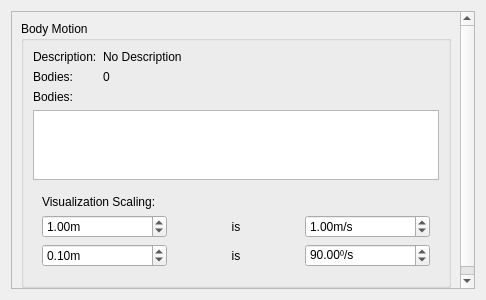
<?xml version="1.0" encoding="UTF-8"?>
<ui version="4.0">
 <class>BodyMotionWidget</class>
 <widget class="QWidget" name="BodyMotionWidget">
  <property name="geometry">
   <rect>
    <x>0</x>
    <y>0</y>
    <width>486</width>
    <height>300</height>
   </rect>
  </property>
  <property name="windowTitle">
   <string>Form</string>
  </property>
  <layout class="QGridLayout" name="gridLayout_2">
   <item row="0" column="0">
    <widget class="QScrollArea" name="_motionScroll">
     <property name="widgetResizable">
      <bool>true</bool>
     </property>
     <widget class="QWidget" name="_motionContents">
      <property name="geometry">
       <rect>
        <x>0</x>
        <y>0</y>
        <width>470</width>
        <height>284</height>
       </rect>
      </property>
      <layout class="QGridLayout" name="gridLayout">
       <item row="0" column="0">
        <widget class="QGroupBox" name="_motionGroupBox">
         <property name="title">
          <string>Body Motion</string>
         </property>
         <layout class="QGridLayout" name="gridLayout_7">
          <item row="0" column="0">
           <layout class="QFormLayout" name="_motionFormLayout">
            <item row="0" column="0">
             <widget class="QLabel" name="_motionDescriptionLabel">
              <property name="text">
               <string>Description:</string>
              </property>
             </widget>
            </item>
            <item row="0" column="1">
             <widget class="QLabel" name="_motionDescription">
              <property name="text">
               <string>No Description</string>
              </property>
             </widget>
            </item>
            <item row="1" column="0">
             <widget class="QLabel" name="_motionBodiesLabel">
              <property name="text">
               <string>Bodies:</string>
              </property>
             </widget>
            </item>
            <item row="1" column="1">
             <widget class="QLabel" name="_motionBodies">
              <property name="text">
               <string>0</string>
              </property>
             </widget>
            </item>
           </layout>
          </item>
          <item row="2" column="0">
           <layout class="QVBoxLayout" name="_motionLayout">
            <item>
             <widget class="QLabel" name="_motionBodiesTableLabel">
              <property name="text">
               <string>Bodies:</string>
              </property>
             </widget>
            </item>
            <item>
             <widget class="QTableWidget" name="_motionBodiesTable">
              <property name="editTriggers">
               <set>QAbstractItemView::NoEditTriggers</set>
              </property>
              <property name="selectionBehavior">
               <enum>QAbstractItemView::SelectRows</enum>
              </property>
              <attribute name="verticalHeaderVisible">
               <bool>false</bool>
              </attribute>
             </widget>
            </item>
           </layout>
          </item>
          <item row="3" column="0">
           <widget class="QWidget" name="_motionScalingWidget" native="true">
            <layout class="QGridLayout" name="gridLayout_3">
             <item row="1" column="2">
              <widget class="QDoubleSpinBox" name="_motionScalingLinB">
               <property name="suffix">
                <string>m/s</string>
               </property>
               <property name="maximum">
                <double>9999.000000000000000</double>
               </property>
               <property name="singleStep">
                <double>0.010000000000000</double>
               </property>
               <property name="value">
                <double>1.000000000000000</double>
               </property>
              </widget>
             </item>
             <item row="2" column="1">
              <widget class="QLabel" name="_motionScalingAngLabelA">
               <property name="text">
                <string>is</string>
               </property>
               <property name="alignment">
                <set>Qt::AlignCenter</set>
               </property>
              </widget>
             </item>
             <item row="2" column="2">
              <widget class="QDoubleSpinBox" name="_motionScalingAngB">
               <property name="suffix">
                <string>⁰/s</string>
               </property>
               <property name="maximum">
                <double>99999.000000000000000</double>
               </property>
               <property name="value">
                <double>90.000000000000000</double>
               </property>
              </widget>
             </item>
             <item row="1" column="0">
              <widget class="QDoubleSpinBox" name="_motionScalingLinA">
               <property name="suffix">
                <string>m</string>
               </property>
               <property name="maximum">
                <double>9999.000000000000000</double>
               </property>
               <property name="singleStep">
                <double>0.010000000000000</double>
               </property>
               <property name="value">
                <double>1.000000000000000</double>
               </property>
              </widget>
             </item>
             <item row="2" column="0">
              <widget class="QDoubleSpinBox" name="_motionScalingAngA">
               <property name="suffix">
                <string>m</string>
               </property>
               <property name="maximum">
                <double>9999.000000000000000</double>
               </property>
               <property name="singleStep">
                <double>0.010000000000000</double>
               </property>
               <property name="value">
                <double>0.100000000000000</double>
               </property>
              </widget>
             </item>
             <item row="1" column="1">
              <widget class="QLabel" name="_motionScalingLinLabelA">
               <property name="text">
                <string>is</string>
               </property>
               <property name="alignment">
                <set>Qt::AlignCenter</set>
               </property>
              </widget>
             </item>
             <item row="0" column="0" colspan="3">
              <widget class="QLabel" name="_motionScalingLabel">
               <property name="text">
                <string>Visualization Scaling:</string>
               </property>
              </widget>
             </item>
            </layout>
           </widget>
          </item>
         </layout>
        </widget>
       </item>
      </layout>
     </widget>
    </widget>
   </item>
  </layout>
 </widget>
 <resources/>
 <connections/>
</ui>
